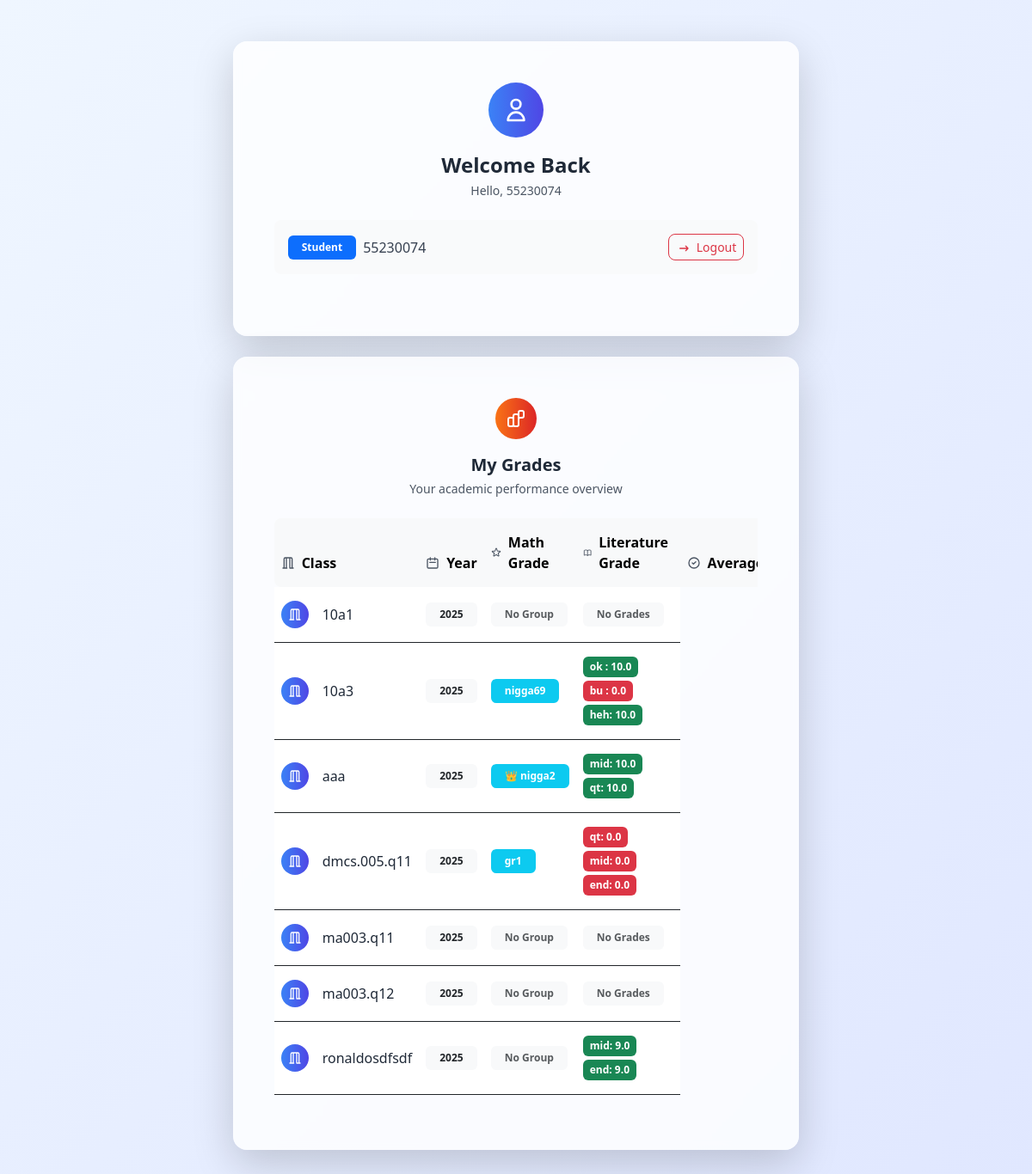
The app's page / (signed in) with its own data.
### tables this page shows
CREATE TABLE student_to_classes (   
  id TEXT NOT NULL,
  student_name TEXT NOT NULL,       
  class_name TEXT NOT NULL,
  started_year INTEGER NOT NULL,    
  group_name text DEFAULT '',       
  is_group_leader integer DEFAULT 0,
  absent integer default 0,
  grade TEXT DEFAULT '{}',
  PRIMARY KEY (id, class_name, started_year),
  FOREIGN KEY (id) REFERENCES users(id),
  FOREIGN KEY (class_name, started_year) REFERENCES classes(class_name, started_year)
);

### main.py (the view)
@app.route('/', methods=['GET','POST'])
def serve_main():
    if 'id' in session:
        if session['id'] != admin_id:
            db=get_db()
            user_data=db.execute("select * from student_to_classes where id = ?",(session['id'],)).fetchall()
            return render_template('personal.html',user_data=user_data)
        db = get_db()
        classes_list = db.execute("SELECT * FROM classes ORDER BY started_year DESC, class_name ASC")
        classes_list = classes_list.fetchall()
        db.close()
        return render_template('index.html', classes_list=classes_list)
    else:
        return redirect(url_for('login'))

### main.py (called while the page is built)
def from_json_filter(value):
    if value:
        return json.loads(value)
    return {}

def get_db():
    conn = sqlite3.connect(database_path)
    conn.row_factory = sqlite3.Row
    return conn

### templates/personal.html (shortened to what this page needs)
<!DOCTYPE html>
<html lang="en">
<head>
    <link href="https://cdn.jsdelivr.net/npm/bootstrap@5.3.0/dist/css/bootstrap.min.css" rel="stylesheet">
    <script src="https://cdn.tailwindcss.com"></script>
</head>
<body class="bg-gradient-to-br from-blue-50 to-indigo-100 min-h-screen">
    <div class="container py-5">
        <div class="row justify-content-center">
            <div class="col-lg-10 col-xl-8">
                <div class="card shadow-lg border-0 rounded-4 bg-white/80 backdrop-blur-sm mb-4">
                    <div class="card-body p-5">
                        <div class="text-center mb-4">
                            <div class="bg-gradient-to-r from-blue-500 to-indigo-600 w-16 h-16 rounded-full mx-auto mb-3 flex items-center justify-center">
                                <svg class="w-8 h-8 text-white" fill="none" stroke="currentColor" viewBox="0 0 24 24">
                                    <path stroke-linecap="round" stroke-linejoin="round" stroke-width="2" d="M16 7a4 4 0 11-8 0 4 4 0 018 0zM12 14a7 7 0 00-7 7h14a7 7 0 00-7-7z"/>
                                </svg>
                            </div>
                            <h2 class="text-2xl font-bold text-gray-800 mb-1">Welcome Back</h2>
                            <p class="text-gray-600 text-sm">Hello, {{ session.id }}</p>
                        </div>
                        <div class="d-flex justify-content-between align-items-center mb-4 p-3 bg-gray-50 rounded-3">
                            <div class="d-flex align-items-center">
                                <span class="badge bg-primary me-2 px-3 py-2">Student</span>
                                <span class="text-gray-700 font-medium">{{ session.id }}</span>
                            </div>
                            <a href="{{ url_for('logout') }}" class="btn btn-outline-danger btn-sm rounded-3">
                                <svg class="w-4 h-4 inline-block me-1" fill="none" stroke="currentColor" viewBox="0 0 24 24">
                                    <path stroke-linecap="round" stroke-linejoin="round" stroke-width="2" d="M17 16l4-4m0 0l-4-4m4 4H7"/>
                                </svg>
                                Logout
                            </a>
                        </div>
                    </div>
                </div>
                {% if user_data %}
                <div class="card shadow-lg border-0 rounded-4 bg-white/80 backdrop-blur-sm">
                    <div class="card-body p-5">
                        <div class="text-center mb-4">
                            <div class="bg-gradient-to-r from-orange-500 to-red-600 w-12 h-12 rounded-full mx-auto mb-3 flex items-center justify-center">
                            </div>
                            <h5 class="text-xl font-bold text-gray-800 mb-1">My Grades</h5>
                            <p class="text-gray-600 text-sm">Your academic performance overview</p>
                        </div>
                        <div class="table-responsive">
                            <table class="table table-hover align-middle">
                                <thead class="table-light">
                                    <tr>
                                        <th scope="col" class="rounded-start-3 border-0 py-3">
                                            <div class="d-flex align-items-center">
                                                <svg class="w-4 h-4 me-2 text-gray-600" fill="none" stroke="currentColor" viewBox="0 0 24 24">
                                                    <path stroke-linecap="round" stroke-linejoin="round" stroke-width="2" d="M19 21V5a2 2 0 00-2-2H7a2 2 0 00-2 2v16m14 0h2m-2 0h-4m-5 0H3m2 0h4M9 3v18m6-18v18"/>
                                                </svg>
                                                Class
                                            </div>
                                        </th>
                                        <th scope="col" class="border-0 py-3">
                                            <div class="d-flex align-items-center">
                                                <svg class="w-4 h-4 me-2 text-gray-600" fill="none" stroke="currentColor" viewBox="0 0 24 24">
                                                    <path stroke-linecap="round" stroke-linejoin="round" stroke-width="2" d="M8 7V3m8 4V3m-9 8h10M5 21h14a2 2 0 002-2V7a2 2 0 00-2-2H5a2 2 0 00-2 2v12a2 2 0 002 2z"/>
                                                </svg>
                                                Year
                                            </div>
                                        </th>
                                        <th scope="col" class="border-0 py-3">
                                            <div class="d-flex align-items-center">
                                                Math Grade
                                            </div>
                                        </th>
                                        <th scope="col" class="border-0 py-3">
                                            <div class="d-flex align-items-center">
                                                Literature Grade
                                            </div>
                                        </th>
                                        <th scope="col" class="rounded-end-3 border-0 py-3">
                                            <div class="d-flex align-items-center">
                                                <svg class="w-4 h-4 me-2 text-gray-600" fill="none" stroke="currentColor" viewBox="0 0 24 24">
                                                    <path stroke-linecap="round" stroke-linejoin="round" stroke-width="2" d="M9 12l2 2 4-4m6 2a9 9 0 11-18 0 9 9 0 0118 0z"/>
                                                </svg>
                                                Average
                                            </div>
                                        </th>
                                    </tr>
                                </thead>
                                <tbody>
                                    {% for class_info in user_data %}
                                    <tr class="border-0">
                                        <td class="py-3">
                                            <div class="d-flex align-items-center">
                                                <div class="bg-gradient-to-r from-blue-500 to-indigo-600 w-8 h-8 rounded-full me-3 flex items-center justify-center">
                                                    <svg class="w-4 h-4 text-white" fill="none" stroke="currentColor" viewBox="0 0 24 24">
                                                        <path stroke-linecap="round" stroke-linejoin="round" stroke-width="2" d="M19 21V5a2 2 0 00-2-2H7a2 2 0 00-2 2v16m14 0h2m-2 0h-4m-5 0H3m2 0h4M9 3v18m6-18v18"/>
                                                    </svg>
                                                </div>
                                                <span class="font-medium text-gray-800">{{ class_info.class_name }}</span>
                                            </div>
                                        </td>
                                        <td class="py-3">
                                            <span class="badge bg-light text-dark px-3 py-2">{{ class_info.started_year }}</span>
                                        </td>
                                        <td class="py-3">
                                            {% if class_info.group_name %}
                                                <span class="badge bg-info px-3 py-2">
                                                    {% if class_info.is_group_leader %}👑 {% endif %}{{ class_info.group_name }}
                                                </span>
                                            {% else %}
                                                <span class="badge bg-light text-muted px-3 py-2">No Group</span>
                                            {% endif %}
                                        </td>
                                        <td class="py-3">
                                            {% if class_info.grade and class_info.grade != '{}' %}
                                                {% set grades = class_info.grade|from_json %}
                                                {% if grades %}
                                                    <div class="d-flex flex-wrap gap-1">
                                                        {% for subject, grade in grades.items() %}
                                                            {% if grade is not none %}
                                                                {% set grade_float = grade|float %}
                                                                <span class="badge px-2 py-1 text-xs
                                                                    {% if grade_float >= 8.0 %}bg-success
                                                                    {% elif grade_float >= 6.5 %}bg-warning text-dark
                                                                    {% elif grade_float >= 5.0 %}bg-info text-dark
                                                                    {% else %}bg-danger
                                                                    {% endif %}">
                                                                    {{ subject[:3] }}: {{ "%.1f"|format(grade_float) }}
                                                                </span>
                                                            {% endif %}
                                                        {% endfor %}
                                                    </div>
                                                {% else %}
                                                    <span class="badge bg-light text-muted px-3 py-2">No Grades</span>
                                                {% endif %}
                                            {% else %}
                                                <span class="badge bg-light text-muted px-3 py-2">No Grades</span>
                                            {% endif %}
                                        </td>
                                    </tr>
                                    {% endfor %}
                                </tbody>
                            </table>
                        </div>
                    </div>
                </div>
                {% endif %}
            </div>
        </div>
    </div>
</body>
</html>

### records on screen
student_to_classes: class_name "10a1", started_year "2025", group_name "No Group", grade "No Grades"
student_to_classes: class_name "10a3", started_year "2025", group_name "nigga69", subject "ok" "bu" "heh", grade_float "10.0" "0.0" "10.0"
student_to_classes: class_name "aaa", started_year "2025", group_name "nigga2", subject "mid" "qt", grade_float "10.0" "10.0"
student_to_classes: class_name "dmcs.005.q11", started_year "2025", group_name "gr1", subject "qt" "mid" "end", grade_float "0.0" "0.0" "0.0"
student_to_classes: class_name "ma003.q11", started_year "2025", group_name "No Group", grade "No Grades"
student_to_classes: class_name "ma003.q12", started_year "2025", group_name "No Group", grade "No Grades"
student_to_classes: class_name "ronaldosdfsdf", started_year "2025", group_name "No Group", subject "mid" "end", grade_float "9.0" "9.0"

### other values on screen
{{ session.id }} "55230074"
